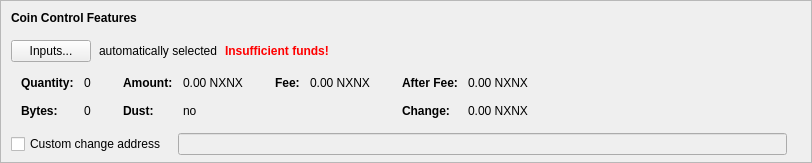
    <widget class="QFrame" name="frameCoinControl">
     <property name="sizePolicy">
      <sizepolicy hsizetype="Expanding" vsizetype="Expanding">
       <horstretch>0</horstretch>
       <verstretch>0</verstretch>
      </sizepolicy>
     </property>
     <property name="maximumSize">
      <size>
       <width>16777215</width>
       <height>16777215</height>
      </size>
     </property>
     <property name="frameShape">
      <enum>QFrame::StyledPanel</enum>
     </property>
     <property name="frameShadow">
      <enum>QFrame::Sunken</enum>
     </property>
     <layout class="QVBoxLayout" name="verticalLayoutCoinControl2">
      <property name="spacing">
       <number>0</number>
      </property>
      <property name="leftMargin">
       <number>0</number>
      </property>
      <property name="topMargin">
       <number>0</number>
      </property>
      <property name="rightMargin">
       <number>0</number>
      </property>
      <property name="bottomMargin">
       <number>6</number>
      </property>
      <item>
       <layout class="QVBoxLayout" name="verticalLayoutCoinControl" stretch="0,0,0,0,1">
        <property name="spacing">
         <number>0</number>
        </property>
        <property name="leftMargin">
         <number>10</number>
        </property>
        <property name="topMargin">
         <number>10</number>
        </property>
        <item>
         <layout class="QHBoxLayout" name="horizontalLayoutCoinControl1">
          <property name="bottomMargin">
           <number>15</number>
          </property>
          <item>
           <widget class="QLabel" name="labelCoinControlFeatures">
            <property name="sizePolicy">
             <sizepolicy hsizetype="Preferred" vsizetype="Maximum">
              <horstretch>0</horstretch>
              <verstretch>0</verstretch>
             </sizepolicy>
            </property>
            <property name="font">
             <font>
              <weight>75</weight>
              <bold>true</bold>
             </font>
            </property>
            <property name="styleSheet">
             <string notr="true">font-weight:bold;</string>
            </property>
            <property name="text">
             <string>Coin Control Features</string>
            </property>
           </widget>
          </item>
         </layout>
        </item>
        <item>
         <layout class="QHBoxLayout" name="horizontalLayoutCoinControl2" stretch="0,0,0,0">
          <property name="spacing">
           <number>8</number>
          </property>
          <property name="bottomMargin">
           <number>10</number>
          </property>
          <item>
           <widget class="QPushButton" name="pushButtonCoinControl">
            <property name="styleSheet">
             <string notr="true"/>
            </property>
            <property name="text">
             <string>Inputs...</string>
            </property>
            <property name="autoDefault">
             <bool>false</bool>
            </property>
           </widget>
          </item>
          <item>
           <widget class="QLabel" name="labelCoinControlAutomaticallySelected">
            <property name="text">
             <string>automatically selected</string>
            </property>
            <property name="margin">
             <number>5</number>
            </property>
           </widget>
          </item>
          <item>
           <widget class="QLabel" name="labelCoinControlInsuffFunds">
            <property name="font">
             <font>
              <weight>75</weight>
              <bold>true</bold>
             </font>
            </property>
            <property name="styleSheet">
             <string notr="true">color:red;font-weight:bold;</string>
            </property>
            <property name="text">
             <string>Insufficient funds!</string>
            </property>
            <property name="margin">
             <number>5</number>
            </property>
           </widget>
          </item>
          <item>
           <spacer name="horizontalSpacerCoinControl">
            <property name="orientation">
             <enum>Qt::Horizontal</enum>
            </property>
            <property name="sizeHint" stdset="0">
             <size>
              <width>40</width>
              <height>1</height>
             </size>
            </property>
           </spacer>
          </item>
         </layout>
        </item>
        <item>
         <widget class="QWidget" name="widgetCoinControl" native="true">
          <property name="sizePolicy">
           <sizepolicy hsizetype="Preferred" vsizetype="Preferred">
            <horstretch>0</horstretch>
            <verstretch>0</verstretch>
           </sizepolicy>
          </property>
          <property name="minimumSize">
           <size>
            <width>0</width>
            <height>0</height>
           </size>
          </property>
          <property name="styleSheet">
           <string notr="true"/>
          </property>
          <layout class="QHBoxLayout" name="horizontalLayoutCoinControl5">
           <property name="leftMargin">
            <number>0</number>
           </property>
           <property name="topMargin">
            <number>0</number>
           </property>
           <property name="rightMargin">
            <number>0</number>
           </property>
           <property name="bottomMargin">
            <number>0</number>
           </property>
           <item>
            <layout class="QHBoxLayout" name="horizontalLayoutCoinControl3" stretch="0,0,0,1">
             <property name="spacing">
              <number>20</number>
             </property>
             <property name="topMargin">
              <number>0</number>
             </property>
             <property name="bottomMargin">
              <number>10</number>
             </property>
             <item>
              <layout class="QFormLayout" name="formLayoutCoinControl1">
               <property name="horizontalSpacing">
                <number>10</number>
               </property>
               <property name="verticalSpacing">
                <number>14</number>
               </property>
               <property name="leftMargin">
                <number>10</number>
               </property>
               <property name="topMargin">
                <number>4</number>
               </property>
               <property name="rightMargin">
                <number>6</number>
               </property>
               <item row="0" column="0">
                <widget class="QLabel" name="labelCoinControlQuantityText">
                 <property name="font">
                  <font>
                   <weight>75</weight>
                   <bold>true</bold>
                  </font>
                 </property>
                 <property name="text">
                  <string>Quantity:</string>
                 </property>
                 <property name="margin">
                  <number>0</number>
                 </property>
                </widget>
               </item>
               <item row="0" column="1">
                <widget class="QLabel" name="labelCoinControlQuantity">
                 <property name="cursor">
                  <cursorShape>IBeamCursor</cursorShape>
                 </property>
                 <property name="contextMenuPolicy">
                  <enum>Qt::ActionsContextMenu</enum>
                 </property>
                 <property name="text">
                  <string notr="true">0</string>
                 </property>
                 <property name="margin">
                  <number>0</number>
                 </property>
                 <property name="textInteractionFlags">
                  <set>Qt::LinksAccessibleByMouse|Qt::TextSelectableByKeyboard|Qt::TextSelectableByMouse</set>
                 </property>
                </widget>
               </item>
               <item row="1" column="0">
                <widget class="QLabel" name="labelCoinControlBytesText">
                 <property name="font">
                  <font>
                   <weight>75</weight>
                   <bold>true</bold>
                  </font>
                 </property>
                 <property name="text">
                  <string>Bytes:</string>
                 </property>
                </widget>
               </item>
               <item row="1" column="1">
                <widget class="QLabel" name="labelCoinControlBytes">
                 <property name="cursor">
                  <cursorShape>IBeamCursor</cursorShape>
                 </property>
                 <property name="contextMenuPolicy">
                  <enum>Qt::ActionsContextMenu</enum>
                 </property>
                 <property name="text">
                  <string notr="true">0</string>
                 </property>
                 <property name="textInteractionFlags">
                  <set>Qt::LinksAccessibleByMouse|Qt::TextSelectableByKeyboard|Qt::TextSelectableByMouse</set>
                 </property>
                </widget>
               </item>
              </layout>
             </item>
             <item>
              <layout class="QFormLayout" name="formLayoutCoinControl2">
               <property name="horizontalSpacing">
                <number>10</number>
               </property>
               <property name="verticalSpacing">
                <number>14</number>
               </property>
               <property name="leftMargin">
                <number>6</number>
               </property>
               <property name="topMargin">
                <number>4</number>
               </property>
               <property name="rightMargin">
                <number>6</number>
               </property>
               <item row="0" column="0">
                <widget class="QLabel" name="labelCoinControlAmountText">
                 <property name="font">
                  <font>
                   <weight>75</weight>
                   <bold>true</bold>
                  </font>
                 </property>
                 <property name="text">
                  <string>Amount:</string>
                 </property>
                 <property name="margin">
                  <number>0</number>
                 </property>
                </widget>
               </item>
               <item row="0" column="1">
                <widget class="QLabel" name="labelCoinControlAmount">
                 <property name="cursor">
                  <cursorShape>IBeamCursor</cursorShape>
                 </property>
                 <property name="contextMenuPolicy">
                  <enum>Qt::ActionsContextMenu</enum>
                 </property>
                 <property name="text">
                  <string notr="true">0.00 NXNX</string>
                 </property>
                 <property name="textInteractionFlags">
                  <set>Qt::LinksAccessibleByMouse|Qt::TextSelectableByKeyboard|Qt::TextSelectableByMouse</set>
                 </property>
                </widget>
               </item>
               <item row="1" column="0">
                <widget class="QLabel" name="labelCoinControlLowOutputText">
                 <property name="font">
                  <font>
                   <weight>75</weight>
                   <bold>true</bold>
                  </font>
                 </property>
                 <property name="text">
                  <string>Dust:</string>
                 </property>
                </widget>
               </item>
               <item row="1" column="1">
                <widget class="QLabel" name="labelCoinControlLowOutput">
                 <property name="cursor">
                  <cursorShape>IBeamCursor</cursorShape>
                 </property>
                 <property name="contextMenuPolicy">
                  <enum>Qt::ActionsContextMenu</enum>
                 </property>
                 <property name="text">
                  <string notr="true">no</string>
                 </property>
                 <property name="textInteractionFlags">
                  <set>Qt::LinksAccessibleByMouse|Qt::TextSelectableByKeyboard|Qt::TextSelectableByMouse</set>
                 </property>
                </widget>
               </item>
              </layout>
             </item>
             <item>
              <layout class="QFormLayout" name="formLayoutCoinControl3">
               <property name="horizontalSpacing">
                <number>10</number>
               </property>
               <property name="verticalSpacing">
                <number>14</number>
               </property>
               <property name="leftMargin">
                <number>6</number>
               </property>
               <property name="topMargin">
                <number>4</number>
               </property>
               <property name="rightMargin">
                <number>6</number>
               </property>
               <item row="0" column="0">
                <widget class="QLabel" name="labelCoinControlFeeText">
                 <property name="font">
                  <font>
                   <weight>75</weight>
                   <bold>true</bold>
                  </font>
                 </property>
                 <property name="text">
                  <string>Fee:</string>
                 </property>
                 <property name="margin">
                  <number>0</number>
                 </property>
                </widget>
               </item>
               <item row="0" column="1">
                <widget class="QLabel" name="labelCoinControlFee">
                 <property name="cursor">
                  <cursorShape>IBeamCursor</cursorShape>
                 </property>
                 <property name="contextMenuPolicy">
                  <enum>Qt::ActionsContextMenu</enum>
                 </property>
                 <property name="text">
                  <string notr="true">0.00 NXNX</string>
                 </property>
                 <property name="textInteractionFlags">
                  <set>Qt::LinksAccessibleByMouse|Qt::TextSelectableByKeyboard|Qt::TextSelectableByMouse</set>
                 </property>
                </widget>
               </item>
             </layout>
             </item>
             <item>
              <layout class="QFormLayout" name="formLayoutCoinControl4">
               <property name="horizontalSpacing">
                <number>10</number>
               </property>
               <property name="verticalSpacing">
                <number>14</number>
               </property>
               <property name="leftMargin">
                <number>6</number>
               </property>
               <property name="topMargin">
                <number>4</number>
               </property>
               <property name="rightMargin">
                <number>6</number>
               </property>
               <item row="0" column="0">
                <widget class="QLabel" name="labelCoinControlAfterFeeText">
                 <property name="font">
                  <font>
                   <weight>75</weight>
                   <bold>true</bold>
                  </font>
                 </property>
                 <property name="text">
                  <string>After Fee:</string>
                 </property>
                 <property name="margin">
                  <number>0</number>
                 </property>
                </widget>
               </item>
               <item row="0" column="1">
                <widget class="QLabel" name="labelCoinControlAfterFee">
                 <property name="cursor">
                  <cursorShape>IBeamCursor</cursorShape>
                 </property>
                 <property name="contextMenuPolicy">
                  <enum>Qt::ActionsContextMenu</enum>
                 </property>
                 <property name="text">
                  <string notr="true">0.00 NXNX</string>
                 </property>
                 <property name="textInteractionFlags">
                  <set>Qt::LinksAccessibleByMouse|Qt::TextSelectableByKeyboard|Qt::TextSelectableByMouse</set>
                 </property>
                </widget>
               </item>
               <item row="1" column="0">
                <widget class="QLabel" name="labelCoinControlChangeText">
                 <property name="font">
                  <font>
                   <weight>75</weight>
                   <bold>true</bold>
                  </font>
                 </property>
                 <property name="text">
                  <string>Change:</string>
                 </property>
                </widget>
               </item>
               <item row="1" column="1">
                <widget class="QLabel" name="labelCoinControlChange">
                 <property name="cursor">
                  <cursorShape>IBeamCursor</cursorShape>
                 </property>
                 <property name="contextMenuPolicy">
                  <enum>Qt::ActionsContextMenu</enum>
                 </property>
                 <property name="text">
                  <string notr="true">0.00 NXNX</string>
                 </property>
                 <property name="textInteractionFlags">
                  <set>Qt::LinksAccessibleByMouse|Qt::TextSelectableByKeyboard|Qt::TextSelectableByMouse</set>
                 </property>
                </widget>
               </item>
              </layout>
             </item>
            </layout>
           </item>
          </layout>
         </widget>
        </item>
        <item>
         <layout class="QHBoxLayout" name="horizontalLayoutCoinControl4" stretch="0,0,0">
          <property name="spacing">
           <number>12</number>
          </property>
          <property name="sizeConstraint">
           <enum>QLayout::SetDefaultConstraint</enum>
          </property>
          <property name="topMargin">
           <number>5</number>
          </property>
          <property name="rightMargin">
           <number>5</number>
          </property>
          <item>
           <widget class="QCheckBox" name="checkBoxCoinControlChange">
            <property name="toolTip">
             <string>If this is activated, but the change address is empty or invalid, change will be sent to a newly generated address.</string>
            </property>
            <property name="text">
             <string>Custom change address</string>
            </property>
           </widget>
          </item>
          <item>
           <widget class="QValidatedLineEdit" name="lineEditCoinControlChange">
            <property name="enabled">
             <bool>false</bool>
            </property>
            <property name="sizePolicy">
             <sizepolicy hsizetype="Expanding" vsizetype="Fixed">
              <horstretch>0</horstretch>
              <verstretch>0</verstretch>
             </sizepolicy>
            </property>
           </widget>
          </item>
          <item>
           <widget class="QLabel" name="labelCoinControlChangeLabel">
            <property name="sizePolicy">
             <sizepolicy hsizetype="Preferred" vsizetype="Expanding">
              <horstretch>0</horstretch>
              <verstretch>0</verstretch>
             </sizepolicy>
            </property>
            <property name="minimumSize">
             <size>
              <width>0</width>
              <height>0</height>
             </size>
            </property>
            <property name="text">
             <string/>
            </property>
            <property name="margin">
             <number>3</number>
            </property>
           </widget>
          </item>
         </layout>
        </item>
        <item>
         <spacer name="verticalSpacerCoinControl">
          <property name="orientation">
           <enum>Qt::Vertical</enum>
          </property>
          <property name="sizeHint" stdset="0">
           <size>
            <width>800</width>
            <height>1</height>
           </size>
          </property>
         </spacer>
        </item>
       </layout>
      </item>
     </layout>
    </widget>
